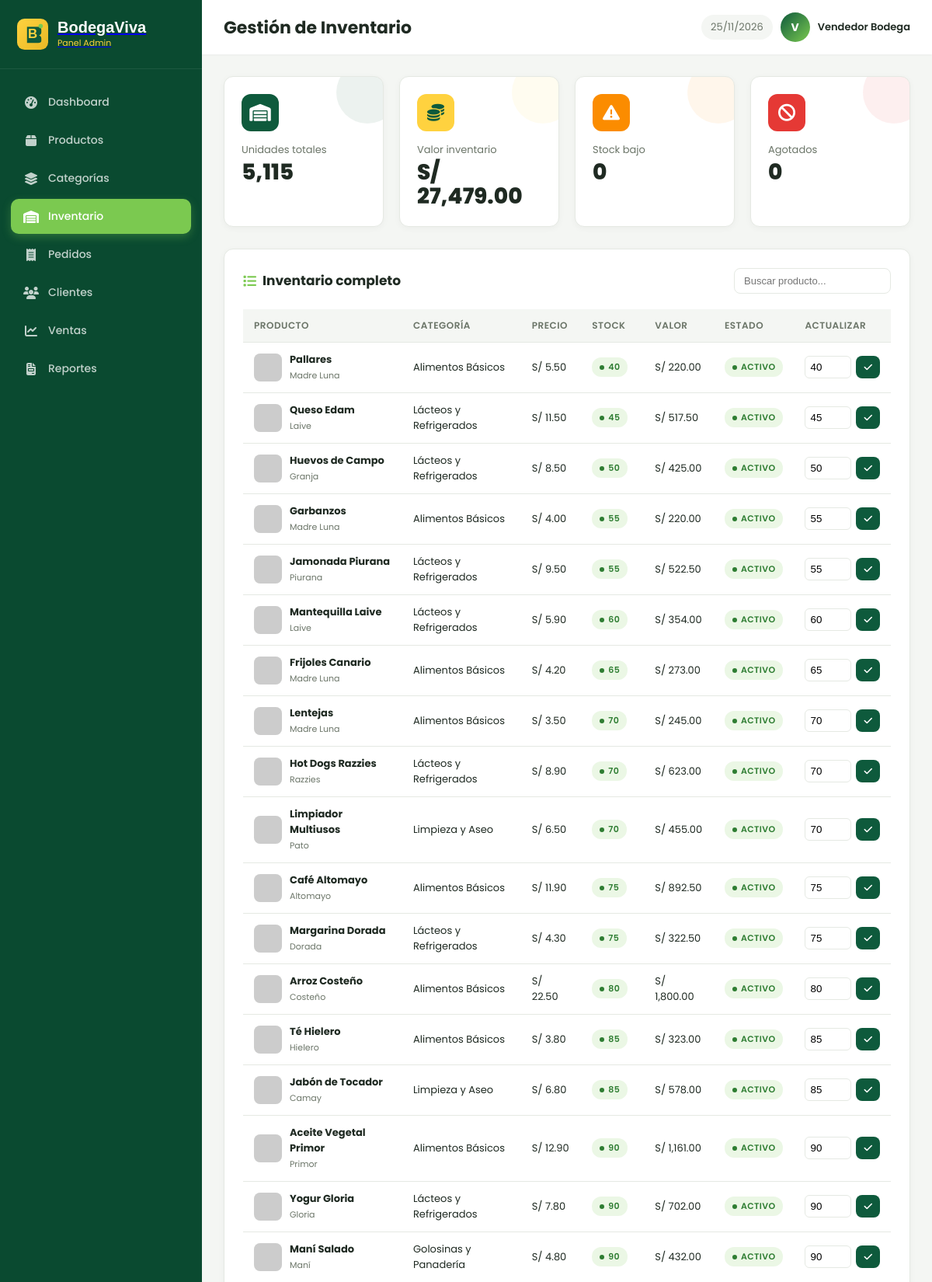
Screenshot of /admin/inventario.php (signed in, upper part) with the database file from the repository.
### tables this page shows
CREATE TABLE productos (
    id INT(11) NOT NULL AUTO_INCREMENT,
    categoria_id INT(11) NOT NULL,
    nombre VARCHAR(150) NOT NULL,
    marca VARCHAR(100),
    descripcion TEXT,
    presentacion VARCHAR(100),
    precio DECIMAL(10,2) NOT NULL,
    precio_anterior DECIMAL(10,2) DEFAULT NULL,
    stock INT(11) DEFAULT 0,
    imagen VARCHAR(255),
    destacado TINYINT(1) DEFAULT 0,
    mas_vendido TINYINT(1) DEFAULT 0,
    en_oferta TINYINT(1) DEFAULT 0,
    vendidos INT(11) DEFAULT 0,
    estado TINYINT(1) DEFAULT 1,
    fecha_registro TIMESTAMP DEFAULT CURRENT_TIMESTAMP,
    PRIMARY KEY (id),
    FOREIGN KEY (categoria_id) REFERENCES categorias(id) ON DELETE CASCADE,
    INDEX idx_categoria (categoria_id),
    INDEX idx_nombre (nombre)
);

CREATE TABLE categorias (
    id INT(11) NOT NULL AUTO_INCREMENT,
    nombre VARCHAR(100) NOT NULL,
    descripcion TEXT,
    icono VARCHAR(50),
    imagen VARCHAR(255),
    estado TINYINT(1) DEFAULT 1,
    fecha_creacion TIMESTAMP DEFAULT CURRENT_TIMESTAMP,
    PRIMARY KEY (id)
);

### config/db.php (called while the page is built, shortened)
<?php
class Database {
    private static $instance = null;
    private $conn;
    private function __construct() {
        $this->conn = @new mysqli(DB_HOST, DB_USER, DB_PASS, DB_NAME);
        $this->conn->set_charset(DB_CHARSET);
    }
    public static function getInstance() {
        if (self::$instance === null) {
            self::$instance = new self();
        }
        return self::$instance;
    }
    public function query($sql, $params = []) {
        $stmt = $this->conn->prepare($sql);
        if (!empty($params)) {
            $types = $params[0];
            $values = array_slice($params, 1);
            $stmt->bind_param($types, ...$values);
        }
        $stmt->execute();
        return $stmt;
    }
    public function fetchAll($sql, $params = []) {
        $stmt = $this->query($sql, $params);
        $result = $stmt->get_result();
        $rows = [];
        while ($row = $result->fetch_assoc()) {
            $rows[] = $row;
        }
        return $rows;
    }
    public function fetchOne($sql, $params = []) {
        $rows = $this->fetchAll($sql, $params);
        return !empty($rows) ? $rows[0] : null;
    }
}
$db = Database::getInstance();

### includes/functions.php (called while the page is built, shortened)
<?php
require_once __DIR__ . '/../config/db.php';
function normalizarImagen($url) {
    if (strpos($url, 'http') === 0 || strpos($url, 'data:') === 0) return $url;
    return SITE_URL . '/' . ltrim($url, '/');
}

### admin/inventario.php (the view, shortened to what this page needs)
<?php
require_once __DIR__ . '/../config/db.php';
require_once __DIR__ . '/../includes/functions.php';
require_once __DIR__ . '/../includes/header_admin.php';
$stock_bajo = $db->fetchAll("SELECT * FROM productos WHERE stock < 10 AND stock > 0 ORDER BY stock ASC");
$agotados = $db->fetchAll("SELECT * FROM productos WHERE stock = 0");
$todos = $db->fetchAll("SELECT p.*, c.nombre AS categoria_nombre FROM productos p INNER JOIN categorias c ON p.categoria_id = c.id ORDER BY p.stock ASC");
$total_valor = $db->fetchOne("SELECT COALESCE(SUM(precio * stock), 0) AS total FROM productos")['total'];
$unidades_totales = $db->fetchOne("SELECT COALESCE(SUM(stock), 0) AS total FROM productos")['total'];
?>
<div class="stats-grid">
    <div class="stat-card green">
        <div class="stat-icon"><i class="fa-solid fa-warehouse"></i></div>
        <div class="stat-label">Unidades totales</div>
        <div class="stat-value" data-counter="<?= $unidades_totales ?>"><?= $unidades_totales ?></div>
    </div>
    <div class="stat-card yellow">
        <div class="stat-icon"><i class="fa-solid fa-coins"></i></div>
        <div class="stat-label">Valor inventario</div>
        <div class="stat-value">S/ <span data-counter="<?= $total_valor ?>" data-decimals="2"><?= number_format($total_valor, 2) ?></span></div>
    </div>
    <div class="stat-card orange">
        <div class="stat-icon"><i class="fa-solid fa-triangle-exclamation"></i></div>
        <div class="stat-label">Stock bajo</div>
        <div class="stat-value" data-counter="<?= count($stock_bajo) ?>"><?= count($stock_bajo) ?></div>
    </div>
    <div class="stat-card red">
        <div class="stat-icon"><i class="fa-solid fa-ban"></i></div>
        <div class="stat-label">Agotados</div>
        <div class="stat-value" data-counter="<?= count($agotados) ?>"><?= count($agotados) ?></div>
    </div>
</div>
<div class="panel-card" style="margin-top:20px;">
    <div class="panel-card-header">
        <h3><i class="fa-solid fa-list"></i> Inventario completo</h3>
        <input type="text" id="tableSearch" placeholder="Buscar producto..." style="padding:8px 12px; border:1px solid var(--admin-border); border-radius:8px; font-size:13px;">
    </div>
    <div class="table-responsive">
        <table class="data-table">
            <thead>
                <tr>
                    <th>Producto</th>
                    <th>Categoría</th>
                    <th>Precio</th>
                    <th>Stock</th>
                    <th>Valor</th>
                    <th>Estado</th>
                    <th>Actualizar</th>
                </tr>
            </thead>
            <tbody>
                <?php foreach ($todos as $p): ?>
                    <tr>
                        <td data-label="Producto">
                            <div class="product-cell">
                                <div class="product-thumb"><img src="<?= normalizarImagen($p['imagen']) ?>" alt="" onerror="this.src='https://via.placeholder.com/40/0E5A3C/FFFFFF?text=Z'"></div>
                                <div class="product-info">
                                    <strong><?= htmlspecialchars($p['nombre']) ?></strong>
                                    <span><?= htmlspecialchars($p['marca']) ?></span>
                                </div>
                            </div>
                        </td>
                        <td data-label="Categoría"><?= htmlspecialchars($p['categoria_nombre']) ?></td>
                        <td data-label="Precio">S/ <?= number_format($p['precio'], 2) ?></td>
                        <td data-label="Stock">
                            <?php if ($p['stock'] == 0): ?>
                                <span class="badge-status danger"><?= $p['stock'] ?></span>
                            <?php elseif ($p['stock'] < 10): ?>
                                <span class="badge-status warning"><?= $p['stock'] ?></span>
                            <?php else: ?>
                                <span class="badge-status success"><?= $p['stock'] ?></span>
                            <?php endif; ?>
                        </td>
                        <td data-label="Valor">S/ <?= number_format($p['precio'] * $p['stock'], 2) ?></td>
                        <td data-label="Estado">
                            <?php if ($p['estado'] == 1): ?>
                                <span class="badge-status success">Activo</span>
                            <?php else: ?>
                                <span class="badge-status danger">Inactivo</span>
                            <?php endif; ?>
                        </td>
                        <td data-label="Actualizar">
                            <form method="POST" style="display:flex; gap:6px;">
                                <input type="number" name="stock" value="<?= $p['stock'] ?>" min="0" style="width:60px; padding:6px; border:1px solid var(--admin-border); border-radius:6px;">
                                <button type="submit" name="actualizar_stock" class="btn-admin btn-admin-primary btn-admin-sm"><i class="fa-solid fa-check"></i></button>
                            </form>
                        </td>
                    </tr>
                <?php endforeach; ?>
            </tbody>
        </table>
    </div>
</div>
<?php include __DIR__ . '/../includes/footer_admin.php'; ?>

### css/admin.css (style rules this page uses)
:root { --admin-bg: #F4F6F3; --admin-sidebar: #0A4A30; --admin-sidebar-2: #0E5A3C; --admin-card: #FFFFFF; --admin-text: #1F2A22; --admin-text-2: #6B7568; --admin-border: #E5E9E3; --admin-verde: #0E5A3C; --admin-verde-claro: #7BC950; --admin-amarillo: #FFD23F; --admin-rojo: #E53935; --admin-naranja: #FB8C00; --admin-azul: #1976D2; --admin-radius: 12px; }
* { box-sizing: border-box; }
body.admin-body { font-family: 'Poppins', system-ui, sans-serif; background: var(--admin-bg); color: var(--admin-text); margin: 0; -webkit-font-smoothing: antialiased; }
.stats-grid { display: grid; grid-template-columns: repeat(4, 1fr); gap: 20px; margin-bottom: 28px; }
.stat-card { background: var(--admin-card); border-radius: var(--admin-radius); padding: 22px; box-shadow: 0 2px 8px rgba(0, 0, 0, 0.04); border: 1px solid var(--admin-border); position: relative; overflow: hidden; transition: all 0.3s ease; }
.stat-card::before { content: ''; position: absolute; top: 0; right: 0; width: 80px; height: 80px; border-radius: 50%; opacity: 0.08; transform: translate(20px, -20px); }
.stat-card.green::before { background: var(--admin-verde); }
.stat-card.yellow::before { background: var(--admin-amarillo); }
.stat-card.orange::before { background: var(--admin-naranja); }
.stat-card.red::before { background: var(--admin-rojo); }
.stat-card .stat-icon { width: 48px; height: 48px; border-radius: 12px; display: flex; align-items: center; justify-content: center; font-size: 22px; color: var(--admin-card); margin-bottom: 14px; }
.stat-card.green .stat-icon { background: var(--admin-verde); }
.stat-card.yellow .stat-icon { background: var(--admin-amarillo); color: var(--admin-verde); }
.stat-card.orange .stat-icon { background: var(--admin-naranja); }
.stat-card.red .stat-icon { background: var(--admin-rojo); }
.stat-card .stat-label { font-size: 13px; color: var(--admin-text-2); margin-bottom: 4px; }
.stat-card .stat-value { font-size: 28px; font-weight: 800; color: var(--admin-text); line-height: 1.1; }
.panel-card { background: var(--admin-card); border-radius: var(--admin-radius); padding: 24px; box-shadow: 0 2px 8px rgba(0, 0, 0, 0.04); border: 1px solid var(--admin-border); }
.panel-card-header { display: flex; justify-content: space-between; align-items: center; margin-bottom: 20px; }
.panel-card-header h3 { font-size: 17px; color: var(--admin-text); margin: 0; display: flex; align-items: center; gap: 8px; }
.panel-card-header h3 i { color: var(--admin-verde-claro); }
.data-table { width: 100%; border-collapse: collapse; font-size: 13px; }
.data-table thead th { text-align: left; padding: 12px 14px; background: var(--admin-bg); color: var(--admin-text-2); font-weight: 600; font-size: 12px; text-transform: uppercase; letter-spacing: 0.5px; border-bottom: 1px solid var(--admin-border); }
.data-table tbody td { padding: 12px 14px; border-bottom: 1px solid var(--admin-border); color: var(--admin-text); vertical-align: middle; }
.data-table .product-cell { display: flex; align-items: center; gap: 10px; }
.data-table .product-thumb { width: 36px; height: 36px; border-radius: 8px; overflow: hidden; background: var(--admin-bg); flex-shrink: 0; }
.data-table .product-thumb img { width: 100%; height: 100%; object-fit: cover; }
.data-table .product-info strong { display: block; font-size: 13px; }
.data-table .product-info span { font-size: 11px; color: var(--admin-text-2); }
.badge-status { display: inline-flex; align-items: center; gap: 5px; padding: 4px 10px; border-radius: 12px; font-size: 11px; font-weight: 600; text-transform: uppercase; letter-spacing: 0.4px; }
.badge-status::before { content: ''; width: 6px; height: 6px; border-radius: 50%; background: currentColor; }
.badge-status.success { background: rgba(123, 201, 80, 0.15); color: #2E7D32; }
.btn-admin { display: inline-flex; align-items: center; gap: 6px; padding: 8px 14px; border-radius: 8px; font-size: 13px; font-weight: 600; cursor: pointer; border: none; transition: all 0.2s ease; text-decoration: none; }
.btn-admin-primary { background: var(--admin-verde); color: var(--admin-card); }
.btn-admin-sm { padding: 6px 10px; font-size: 12px; }

### rows the page displays
productos: nombre "Pallares", marca "Madre Luna", categoria.nombre "Alimentos Básicos", precio "5.50", stock "40", $p['precio'] * $p['stock'] "220.00", estado "ACTIVO"
productos: nombre "Queso Edam", marca "Laive", categoria.nombre "Lácteos y Refrigerados", precio "11.50", stock "45", $p['precio'] * $p['stock'] "517.50", estado "ACTIVO"
productos: nombre "Huevos de Campo", marca "Granja", categoria.nombre "Lácteos y Refrigerados", precio "8.50", stock "50", $p['precio'] * $p['stock'] "425.00", estado "ACTIVO"
productos: nombre "Garbanzos", marca "Madre Luna", categoria.nombre "Alimentos Básicos", precio "4.00", stock "55", $p['precio'] * $p['stock'] "220.00", estado "ACTIVO"
productos: nombre "Jamonada Piurana", marca "Piurana", categoria.nombre "Lácteos y Refrigerados", precio "9.50", stock "55", $p['precio'] * $p['stock'] "522.50", estado "ACTIVO"
productos: nombre "Mantequilla Laive", marca "Laive", categoria.nombre "Lácteos y Refrigerados", precio "5.90", stock "60", $p['precio'] * $p['stock'] "354.00", estado "ACTIVO"
productos: nombre "Frijoles Canario", marca "Madre Luna", categoria.nombre "Alimentos Básicos", precio "4.20", stock "65", $p['precio'] * $p['stock'] "273.00", estado "ACTIVO"
productos: nombre "Lentejas", marca "Madre Luna", categoria.nombre "Alimentos Básicos", precio "3.50", stock "70", $p['precio'] * $p['stock'] "245.00", estado "ACTIVO"
productos: nombre "Hot Dogs Razzies", marca "Razzies", categoria.nombre "Lácteos y Refrigerados", precio "8.90", stock "70", $p['precio'] * $p['stock'] "623.00", estado "ACTIVO"
productos: nombre "Limpiador Multiusos", marca "Pato", categoria.nombre "Limpieza y Aseo", precio "6.50", stock "70", $p['precio'] * $p['stock'] "455.00", estado "ACTIVO"
productos: nombre "Café Altomayo", marca "Altomayo", categoria.nombre "Alimentos Básicos", precio "11.90", stock "75", $p['precio'] * $p['stock'] "892.50", estado "ACTIVO"
productos: nombre "Margarina Dorada", marca "Dorada", categoria.nombre "Lácteos y Refrigerados", precio "4.30", stock "75", $p['precio'] * $p['stock'] "322.50", estado "ACTIVO"
productos: nombre "Arroz Costeño", marca "Costeño", categoria.nombre "Alimentos Básicos", precio "22.50", stock "80", $p['precio'] * $p['stock'] "1,800.00", estado "ACTIVO"
productos: nombre "Té Hielero", marca "Hielero", categoria.nombre "Alimentos Básicos", precio "3.80", stock "85", $p['precio'] * $p['stock'] "323.00", estado "ACTIVO"
productos: nombre "Jabón de Tocador", marca "Camay", categoria.nombre "Limpieza y Aseo", precio "6.80", stock "85", $p['precio'] * $p['stock'] "578.00", estado "ACTIVO"
productos: nombre "Aceite Vegetal Primor", marca "Primor", categoria.nombre "Alimentos Básicos", precio "12.90", stock "90", $p['precio'] * $p['stock'] "1,161.00", estado "ACTIVO"
productos: nombre "Yogur Gloria", marca "Gloria", categoria.nombre "Lácteos y Refrigerados", precio "7.80", stock "90", $p['precio'] * $p['stock'] "702.00", estado "ACTIVO"
productos: nombre "Maní Salado", marca "Maní", categoria.nombre "Golosinas y Panadería", precio "4.80", stock "90", $p['precio'] * $p['stock'] "432.00", estado "ACTIVO"

### other values shown
SITE_NAME "BodegaViva"
$pagina_titulo "Gestión de Inventario"
substr($admin_nombre, 0, 1) "V"
$admin_nombre "Vendedor Bodega"
$unidades_totales "5,115"
$total_valor "27,479.00"
count($stock_bajo) "0"
count($agotados) "0"
